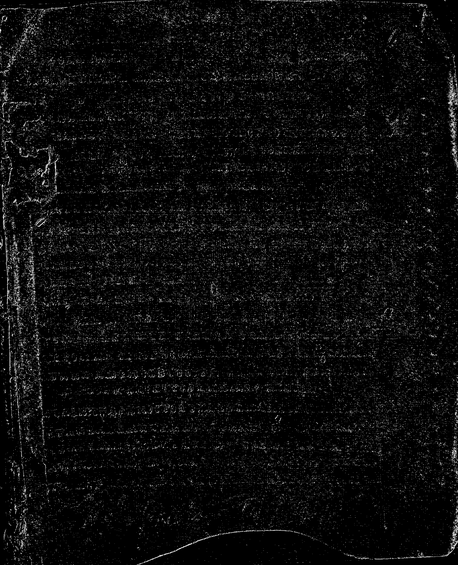
#> input picture lab4/binary_png/01.png, 458 x 565 px, shrunk from 1877 x 2314 before the run, found by its file name
$ jupyter execute lab2.ipynb
#> lines starting #> are read from the running program, lines starting #| are printed output that depends on the picture
# Лабораторная работа №2

**Вариант 17**

[cell 1]
from pathlib import Path

import numpy as np
import matplotlib.pyplot as plt
from PIL import Image

plt.rcParams["figure.dpi"] = 120

SELECTED_NAMES = ["01.png", "02.png"]

root_candidates = [
    Path.cwd() / "lab2_variant17",
    Path.cwd() / "lab2" / "lab2_variant17",
]

ROOT = next((path for path in root_candidates if (path / "source_png").exists()), root_candidates[0])
SOURCE_DIR = ROOT / "source_png"
GRAY_DIR = ROOT / "gray_bmp"
BINARY_DIR = ROOT / "binary_bmp"

GRAY_DIR.mkdir(parents=True, exist_ok=True)
BINARY_DIR.mkdir(parents=True, exist_ok=True)

for folder in [GRAY_DIR, BINARY_DIR]:
    for old_file in folder.glob("*.bmp"):
        old_file.unlink()
#> pass 2 of the loop `for folder in [GRAY_DIR, BINARY_DIR]:`:

files = [SOURCE_DIR / name for name in SELECTED_NAMES]
missing = [path.name for path in files if not path.exists()]
if missing:
    raise FileNotFoundError(f"Не найдены исходные файлы: {missing}")

print("Используются файлы:", [path.name for path in files])

[cell 2]
fig, axes = plt.subplots(1, len(files), figsize=(6 * len(files), 4))
if len(files) == 1:
    axes = [axes]

for ax, path in zip(axes, files):
    image = np.array(Image.open(path).convert("RGB"))
    ax.imshow(image)
    ax.set_title(f"Исходное: {path.name}")
    ax.axis("off")
#> pass 2 of the loop `for ax, path in zip(axes, files):`:
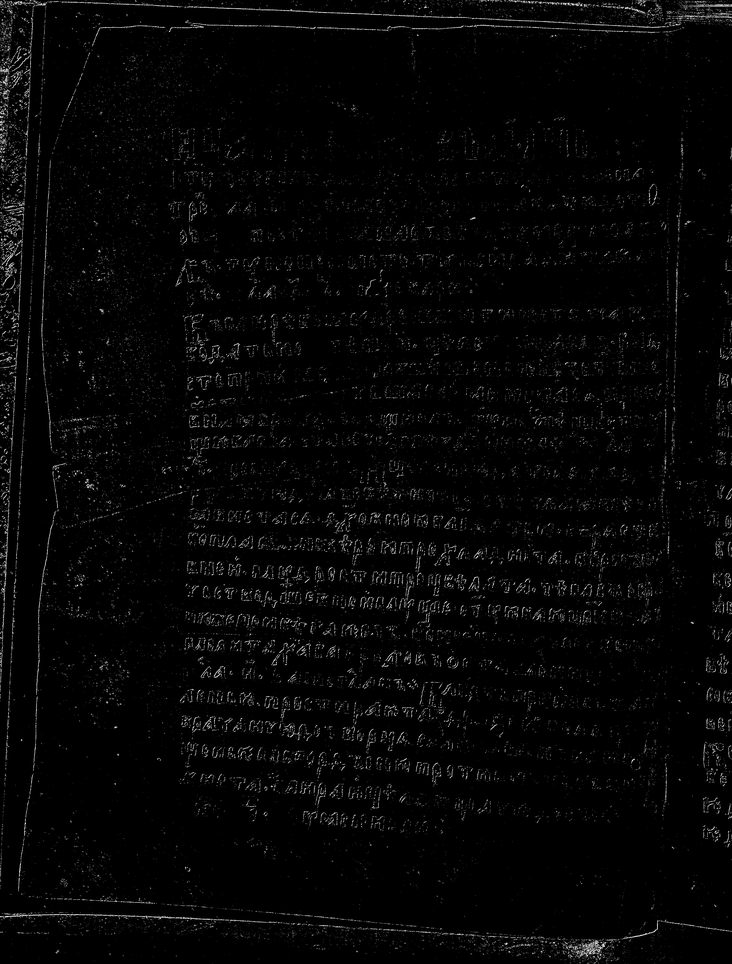
#> input picture lab4/binary_png/02.png, 732 x 964 px, shrunk from 3000 x 3950 before the run, found by its file name
#> image: shape (964, 732, 3)

plt.tight_layout()
plt.show()
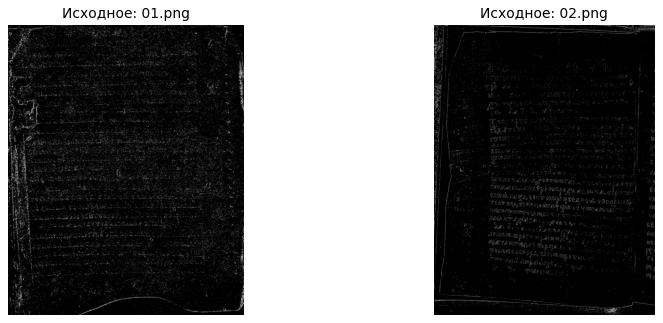
#> figure drawn by matplotlib, 2 panels

[cell 3]
def rgb_to_gray(rgb):
    rgb = rgb.astype(np.float32)
    gray = 0.299 * rgb[..., 0] + 0.587 * rgb[..., 1] + 0.114 * rgb[..., 2]
    return np.clip(np.round(gray), 0, 255).astype(np.uint8)
#> returned value is the input picture: shape (565, 458); min 0, max 250, mean 12.5


def otsu_threshold(gray):
    hist = np.bincount(gray.ravel(), minlength=256).astype(np.float64)
    prob = hist / hist.sum()
    omega = np.cumsum(prob)
    mu = np.cumsum(prob * np.arange(256))
    mu_total = mu[-1]
    sigma = (mu_total * omega - mu) ** 2 / (omega * (1.0 - omega) + 1e-12)
    return int(np.argmax(sigma))


def eikvil_binarize(gray, small=5, large=15, diff_limit=15):
#> called with small = 5, large = 25, diff_limit = 15
    h, w = gray.shape
#> h = 565; w = 458
    out = np.full((h, w), 255, dtype=np.uint8)
    half_large = large // 2

    for y in range(0, h, small):
        for x in range(0, w, small):
            y1, y2 = y, min(y + small, h)
            x1, x2 = x, min(x + small, w)

            cy = (y1 + y2 - 1) // 2
            cx = (x1 + x2 - 1) // 2

            ly1 = max(cy - half_large, 0)
            ly2 = min(cy + half_large + 1, h)
            lx1 = max(cx - half_large, 0)
            lx2 = min(cx + half_large + 1, w)

            large_block = gray[ly1:ly2, lx1:lx2]
            small_block = gray[y1:y2, x1:x2]

            t = otsu_threshold(large_block)

            c1 = large_block[large_block <= t]
            c2 = large_block[large_block > t]

            if len(c1) == 0 or len(c2) == 0:
                out[y1:y2, x1:x2] = 0 if small_block.mean() <= t else 255
                continue

            m1 = float(c1.mean())
            m2 = float(c2.mean())

            if abs(m2 - m1) >= diff_limit:
                out[y1:y2, x1:x2] = np.where(small_block <= t, 0, 255).astype(np.uint8)
            else:
                ms = float(small_block.mean())
                out[y1:y2, x1:x2] = 0 if abs(ms - m1) <= abs(ms - m2) else 255
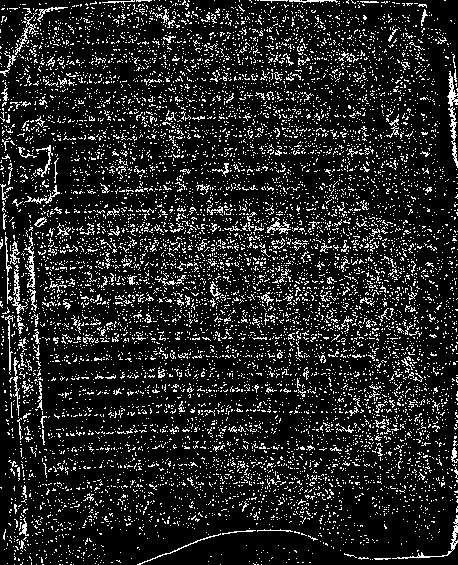
#> out: shape (565, 458); 14% white in thin lines or dots

    return out

[cell 4]
processed = []

for path in files:
    rgb = np.array(Image.open(path).convert("RGB"))
    gray = rgb_to_gray(rgb)
    binary = eikvil_binarize(gray, small=5, large=25, diff_limit=15)

    gray_path = GRAY_DIR / f"{path.stem}.bmp"
    bin_path = BINARY_DIR / f"{path.stem}.bmp"

    Image.fromarray(gray, mode="L").save(gray_path)
    Image.fromarray(binary, mode="L").save(bin_path)

    processed.append((path, gray_path, bin_path))
#> pass 2 of the loop `for path in files:`:
#> rgb: shape (964, 732, 3) float32
#> gray: shape (964, 732) float32
#> in rgb_to_gray, returned value is the input picture: shape (964, 732); min 0, max 243, mean 5.8
#> after the loop in eikvil_binarize (call 2), `for y in range(0, h, small):`:
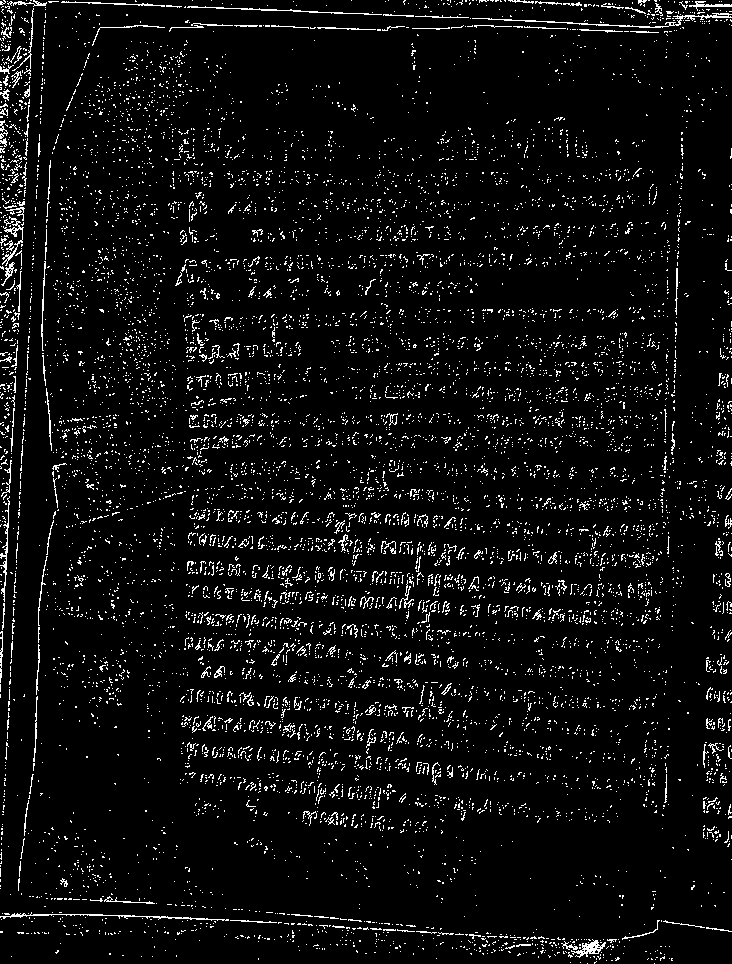
#> out: shape (964, 732); 5.5% white in thin lines or dots

print("Готово:", len(processed))

[cell 5]
for src_path, gray_path, bin_path in processed:
    src = np.array(Image.open(src_path).convert("RGB"))
    gray = np.array(Image.open(gray_path))
    binary = np.array(Image.open(bin_path))

    fig, ax = plt.subplots(1, 3, figsize=(12, 4))

    ax[0].imshow(src)
    ax[0].set_title(f"Исходное: {src_path.name}")
    ax[0].axis("off")

    ax[1].imshow(gray, cmap="gray", vmin=0, vmax=255)
    ax[1].set_title("Полутоновое")
    ax[1].axis("off")

    ax[2].imshow(binary, cmap="gray", vmin=0, vmax=255)
    ax[2].set_title("Бинарное")
    ax[2].axis("off")

    plt.tight_layout()
    plt.show()
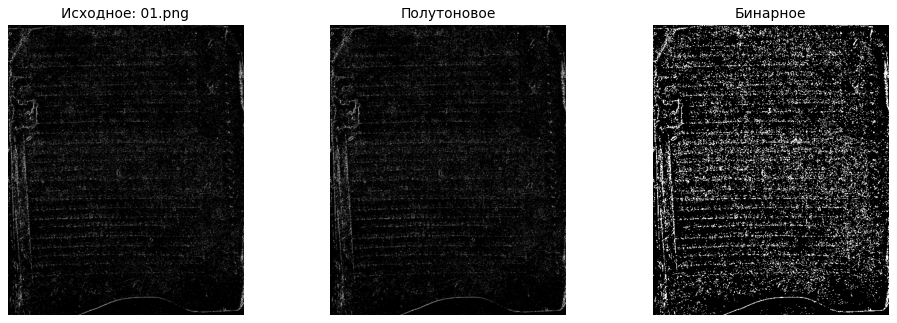
#> figure drawn by matplotlib, 3 panels
#> pass 2 of the loop `for src_path, gray_path, bin_path in processed:`:
#> `plt.show()`:
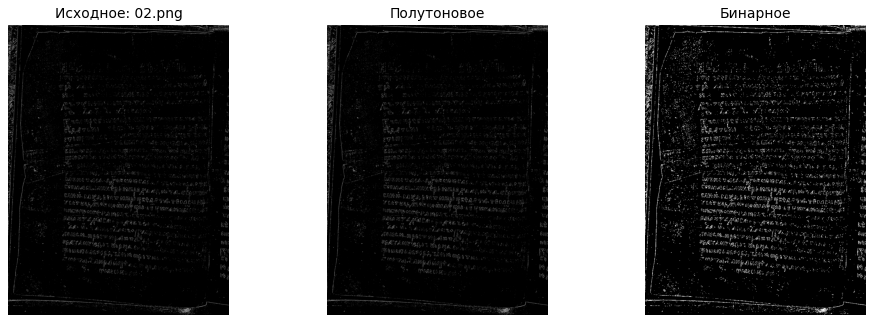
#> figure drawn by matplotlib, 3 panels
